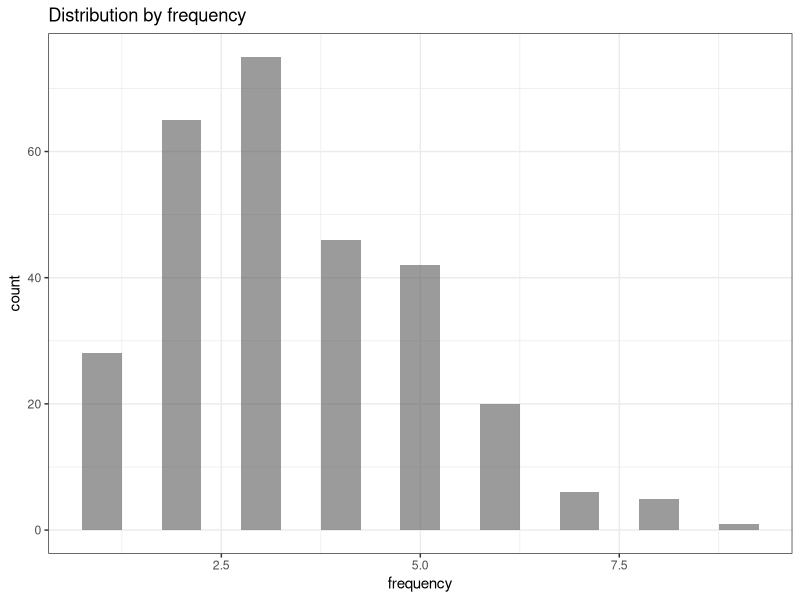
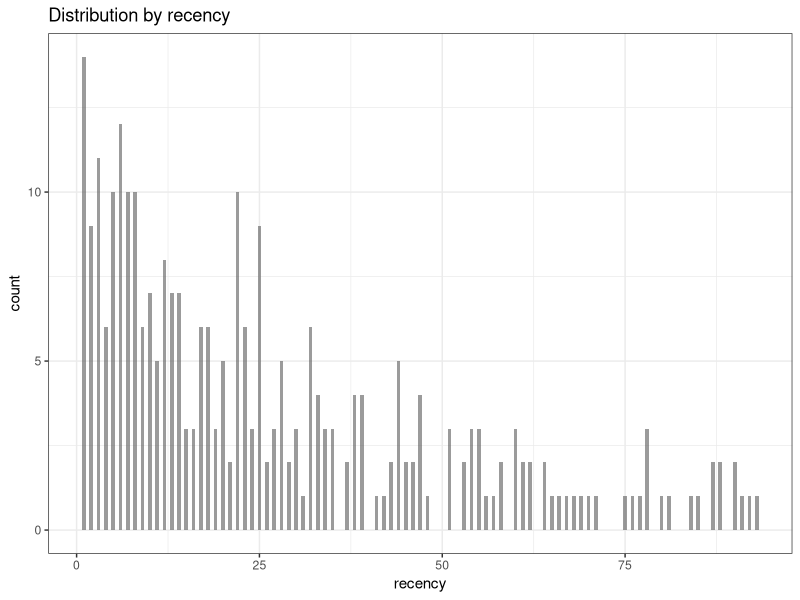

Generate these figures, in order, with R: (Note: this script raises an error after producing the figures.)
## lifetime cycle of a customer ## 
## from http://analyzecore.com/2015/02/16/customer-segmentation-lifecycle-grids-with-r/

# loading libraries
library(dplyr)
library(reshape2)
library(ggplot2)

# creating data sample
set.seed(10)
data <- data.frame(orderId=sample(c(1:1000), 5000, replace=TRUE),
                   product=sample(c('NULL','a','b','c'), 5000, replace=TRUE,
                                  prob=c(0.15, 0.65, 0.3, 0.15)))
order <- data.frame(orderId=c(1:1000),
                    clientId=sample(c(1:300), 1000, replace=TRUE))
gender <- data.frame(clientId=c(1:300),
                     gender=sample(c('male', 'female'), 300, replace=TRUE, prob=c(0.40, 0.60)))
date <- data.frame(orderId=c(1:1000),
                   orderdate=sample((1:100), 1000, replace=TRUE))
orders <- merge(data, order, by='orderId')
orders <- merge(orders, gender, by='clientId')
orders <- merge(orders, date, by='orderId')
orders <- orders[orders$product!='NULL', ]
orders$orderdate <- as.Date(orders$orderdate, origin="2012-01-01")
rm(data, date, order, gender)

View(orders)

# processing data

############ 補充練習reshpae2用法, dcast, melt ##################

# wide to long ==> melt
names(airquality) = tolower(names(airquality))
head(airquality)
aql = melt(airquality,
           id.vars = c("month","day"),
           variable.name = "climate_variable",
           value.name = "climate_value")
head(aql)
tail(aql)

# long to wide ==> cast

aqw = dcast(aql,month+day ~ climate_variable)
head(aqw)



##################### explore purchasing ##########################

today = as.Date('2012-4-11',format='%Y-%m-%d')

orders = dcast(orders,orderId+clientId+gender+orderdate~product)

orders = 
  orders %>%
  group_by(clientId) %>%
  mutate(frequency=n(),
         recency=as.numeric(today-orderdate)) %>%
  filter(orderdate==max(orderdate)) %>%
  filter(orderId==max(orderId)) %>%
  ungroup()
  

### exploratory ###

p1 = 
  ggplot(orders,aes(x=frequency)) +
  theme_bw() +
  # scale_x_continuous(breaks=c(1:10)) +
  geom_histogram(alpha=0.6,binwidth=0.5) +
  ggtitle('Distribution by frequency')

p2=
  ggplot(orders,aes(x=recency)) +
  theme_bw() + 
  geom_histogram(alpha=0.6,binwidth = 0.5)+
  ggtitle("Distribution by recency")

jpeg("freq-recency.jpeg",width = 800,height=600)
multiplot(p1,p2)  
dev.off()

###################### segment of buyers#############################
orders.segm = orders %>%
  mutate(segm.freq=ifelse(between(frequency, 1, 1), '1',
                          ifelse(between(frequency, 2, 2), '2',
                                 ifelse(between(frequency, 3, 3), '3',
                                        ifelse(between(frequency, 4, 4), '4',
                                               ifelse(between(frequency, 5, 5), '5', '>5')))))) %>%
  mutate(segm.rec=ifelse(between(recency, 0, 6), '0-6 days',
                         ifelse(between(recency, 7, 13), '7-13 days',
                                ifelse(between(recency, 14, 19), '14-19 days',
                                       ifelse(between(recency, 20, 45), '20-45 days',
                                              ifelse(between(recency, 46, 80), '46-80 days', '>80 days')))))) %>%
  # creating last cart feature
  mutate(cart=paste(ifelse(a!=0, 'a', ''),
                    ifelse(b!=0, 'b', ''),
                    ifelse(c!=0, 'c', ''), sep='')) %>%
  arrange(clientId)

# defining order of boundaries
orders.segm$segm.freq <- factor(orders.segm$segm.freq, levels=c('>5', '5', '4', '3', '2', '1'))
orders.segm$segm.rec <- factor(orders.segm$segm.rec, levels=c('>80 days', '46-80 days', '20-45 days', '14-19 days', '7-13 days', '0-6 days'))
View(orders.segm)

####################### life cycle grid #################################

lcg = orders.segm %>%
  group_by(segm.rec,segm.freq) %>%
  summarise(quantity = n()) %>%
  mutate(client='client') %>%
  ungroup
View(lcg)
lcg.matrix =
  dcast(lcg, segm.freq ~ segm.rec, value.var='quantity', fun.aggregate=sum)

View(lcg.matrix)


ggplot(lcg, aes(x=client, y=quantity, fill=quantity)) +
  theme_bw() +
  theme(panel.grid = element_blank())+
  geom_bar(stat='identity', alpha=0.6) +
  geom_text(aes(y=max(quantity)/2, label=quantity), size=4) +
  facet_grid(segm.freq ~ segm.rec) +
  ggtitle("LifeCycle Grids")


###################### helper function #############################
###################### mulitplot in gg #############################
# Multiple plot function
#
# ggplot objects can be passed in ..., or to plotlist (as a list of ggplot objects)
# - cols:   Number of columns in layout
# - layout: A matrix specifying the layout. If present, 'cols' is ignored.
#
# If the layout is something like matrix(c(1,2,3,3), nrow=2, byrow=TRUE),
# then plot 1 will go in the upper left, 2 will go in the upper right, and
# 3 will go all the way across the bottom.
#
multiplot <- function(..., plotlist=NULL, file, cols=1, layout=NULL) {
  library(grid)
  
  # Make a list from the ... arguments and plotlist
  plots <- c(list(...), plotlist)
  
  numPlots = length(plots)
  
  # If layout is NULL, then use 'cols' to determine layout
  if (is.null(layout)) {
    # Make the panel
    # ncol: Number of columns of plots
    # nrow: Number of rows needed, calculated from # of cols
    layout <- matrix(seq(1, cols * ceiling(numPlots/cols)),
                     ncol = cols, nrow = ceiling(numPlots/cols))
  }
  
  if (numPlots==1) {
    print(plots[[1]])
    
  } else {
    # Set up the page
    grid.newpage()
    pushViewport(viewport(layout = grid.layout(nrow(layout), ncol(layout))))
    
    # Make each plot, in the correct location
    for (i in 1:numPlots) {
      # Get the i,j matrix positions of the regions that contain this subplot
      matchidx <- as.data.frame(which(layout == i, arr.ind = TRUE))
      
      print(plots[[i]], vp = viewport(layout.pos.row = matchidx$row,
                                      layout.pos.col = matchidx$col))
    }
  }
}



